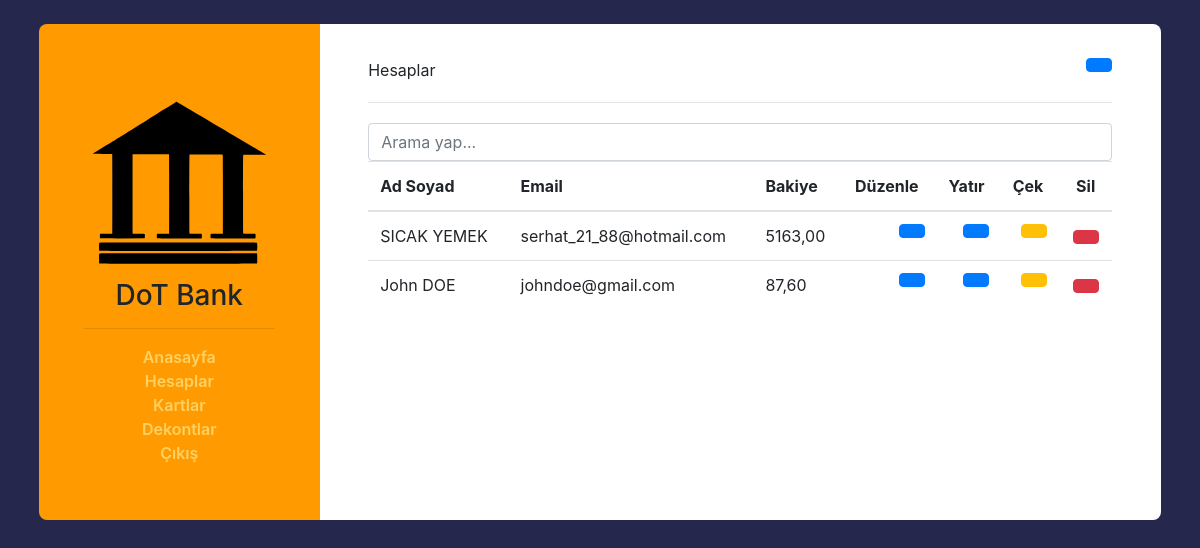
The page /user/ (signed in) on the database as committed earlier.
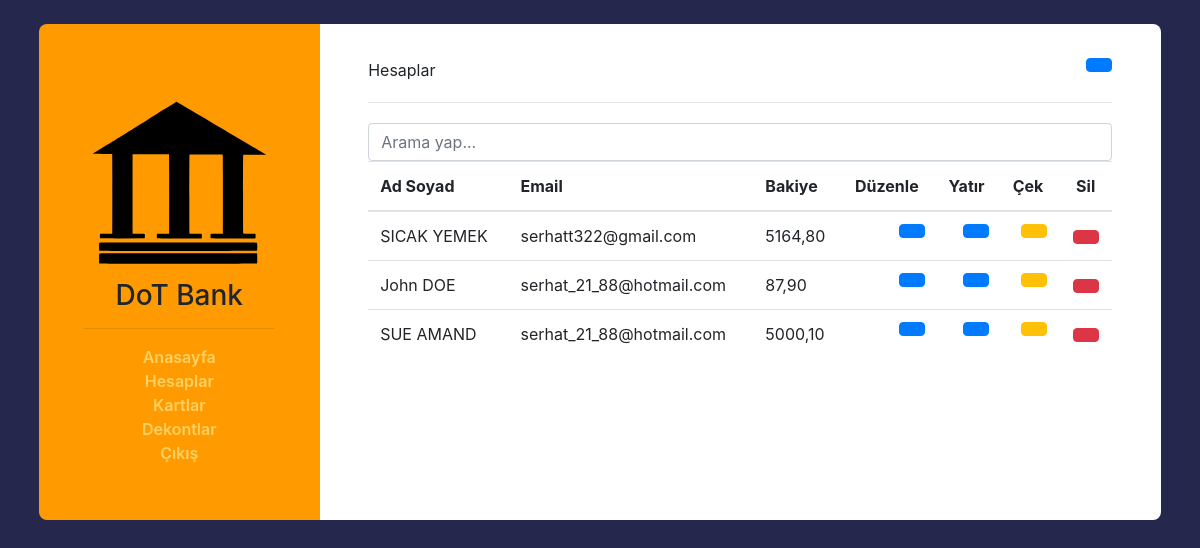
The same page on the database as committed later.
### model/__init__.py (models this page shows)
class User(db.Model):
    id = db.Column(db.Integer, primary_key=True, unique=True, autoincrement=True)
    name = db.Column(db.Text)
    surname = db.Column(db.Text)
    email = db.Column(db.Text)
    amount = db.Column(db.Integer)
    createddate = db.Column(db.Text, default=getdate())

### controller/homeController.py (the view, shortened to what this page needs)
@home.route("/user/", methods=["GET", "POST"])
def user():
    if session.get("login", ""):
        users = userEvents.viewall()
        return render_template("user.html", users=users, amountformat=userEvents.amountformatter)
    else:
        return redirect(url_for(".login"))

### model/userEvents.py (called while the page is built)
def viewall(): return User.query.all()

def amountformatter(amount):
    stramount = str(amount)
    if len(stramount) < 3:
        return "0," + stramount[len(stramount) - 2] + "" + stramount[len(stramount) - 1]
    return stramount[0:len(stramount)-2]+"," + stramount[len(stramount)-2] + "" + stramount[len(stramount)-1]

### templates/user.html (shortened to what this page needs)
{% extends "layout.html"%}
{% block body %}
<div class="col-md-12">
  Hesaplar
  <button type="button" class="btn btn-primary btn-rounded btn-icon float-right" data-toggle="modal" data-target="#adduser">
  </button>
</div>
<div class="col-md-12">
  <hr style="margin-top: 20px; margin-bottom: 20px;"/>
</div>
<div class="mst-form col-md-12">
    <input class="form-control" id="filterinput" type="text" placeholder="Arama yap...">
    {% if users == [] %}
        <div class="alert alert-warning">Kayıt yok</div>
    {% else %}
    <div class="table-responsive table-hover">
        <table class="table">
            <thead>
                <tr>
                    <th>Ad Soyad</th>
                    <th>Email</th>
                    <th>Bakiye</th>
                    <th>Düzenle</th>
                    <th>Yatır</th>
                    <th>Çek</th>
                    <th><center>Sil</center></th>
                </tr>
            </thead>
            <tbody id="filtertable">
            {% for user in users %}
                <tr>
                    <td>{{ user.name + " " + user.surname }}</td>
                    <td>{{ user.email }}</td>
                    <td>{{ amountformat(user.amount) }}</td>
                    <td>
                        <center>
                            <button type="button" class="btn btn-primary btn-rounded btn-icon float-right" data-toggle="modal" data-target="#update{{user.id}}">
                            </button>
                        </center>
                    </td>
                    <td>
                        <center>
                            <button type="button" class="btn btn-primary btn-rounded btn-icon float-right" data-toggle="modal" data-target="#deposit{{user.id}}">
                            </button>
                        </center>
                    </td>
                    <td>
                        <center>
                            <button type="button" class="btn btn-warning btn-rounded btn-icon float-right" data-toggle="modal" data-target="#withdraw{{user.id}}">
                            </button>
                        </center>
                    </td>
                    <td>
                        <center>
                            <form action="{{url_for('.user')}}" method="POST">
                                <button type="submit" name="event" value="deleteuser" class="btn btn-danger btn-rounded">
                                </button>
                            </form>
                        </center>
                    </td>
                </tr>
          </div>
      {% endfor %}
  </div>
{% endif %}
</div>
{% endblock %}

Rows that differ between the two databases and show on the page:
changed User "SICAK YEMEK": email "serhat_21_88@hotmail.com" → "serhatt322@gmail.com"; amount "5163,00" → "5164,80"
changed User "John DOE": email "johndoe@gmail.com" → "serhat_21_88@hotmail.com"; amount "87,60" → "87,90"
added User: name+surname "SUE AMAND", email "serhat_21_88@hotmail.com", amount "5000,10"
